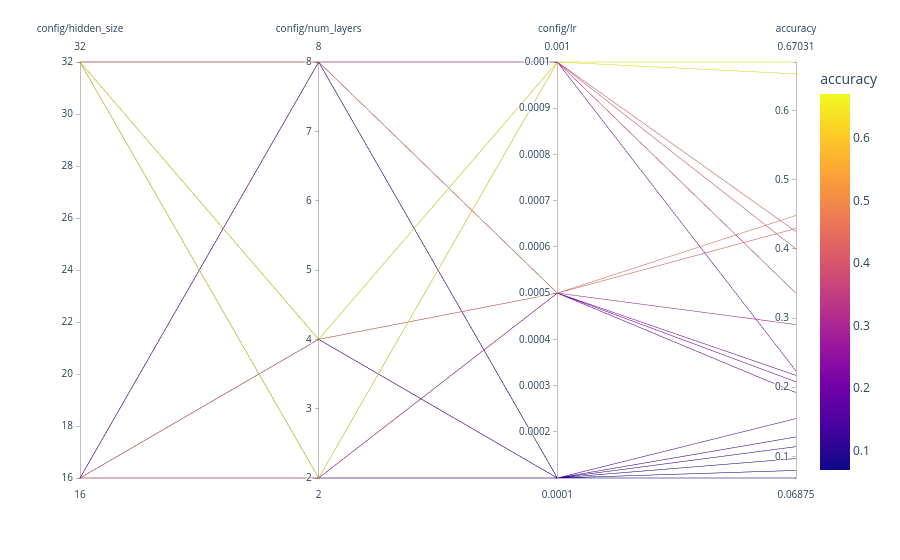

The cell this chart's notebook holds for it:
### Markdown cell above
As you can see, we get a systematic scan, but large parts of the space are still unexplored, and we also explored parts that are really not very promising.

### Code cell
visualize.parallel_plot(analysis, columns)

### Figure 1 — Plotly figure (JSON) as saved in the notebook; plotly's stock layout.template omitted (floating-point values rounded to 4 significant figures)
{"data": [{"dimensions": [{"label": "config/hidden_size", "values": [16, 32, 16, 32, 16, 32, 16, 32, 16, 32, 16, 32, 16, 32, 16, 32, 16, 32]}, {"label": "config/num_layers", "values": [2, 2, 2, 2, 2, 2, 4, 4, 4, 4, 4, 4, 8, 8, 8, 8, 8, 8]}, {"label": "config/lr", "values": [0.001, 0.001, 0.0005, 0.0005, 0.0001, 0.0001, 0.001, 0.001, 0.0005, 0.0005, 0.0001, 0.0001, 0.001, 0.001, 0.0005, 0.0005, 0.0001, 0.0001]}, {"label": "accuracy", "values": [0.4, 0.6531, 0.1922, 0.2906, 0.06875, 0.1281, 0.425, 0.6703, 0.2172, 0.4484, 0.07969, 0.1547, 0.2234, 0.3359, 0.2078, 0.4297, 0.09688, 0.1141]}], "domain": {"x": [0, 1], "y": [0, 1]}, "line": {"color": [0.4, 0.6531, 0.1922, 0.2906, 0.06875, 0.1281, 0.425, 0.6703, 0.2172, 0.4484, 0.07969, 0.1547, 0.2234, 0.3359, 0.2078, 0.4297, 0.09688, 0.1141], "coloraxis": "coloraxis"}, "name": "", "type": "parcoords"}], "layout": {"coloraxis": {"colorbar": {"title": {"text": "accuracy"}}, "colorscale": [[0, "#0d0887"], [0.1111, "#46039f"], [0.2222, "#7201a8"], [0.3333, "#9c179e"], [0.4444, "#bd3786"], [0.5556, "#d8576b"], [0.6667, "#ed7953"], [0.7778, "#fb9f3a"], [0.8889, "#fdca26"], [1, "#f0f921"]]}, "legend": {"tracegroupgap": 0}, "margin": {"t": 60}}}
